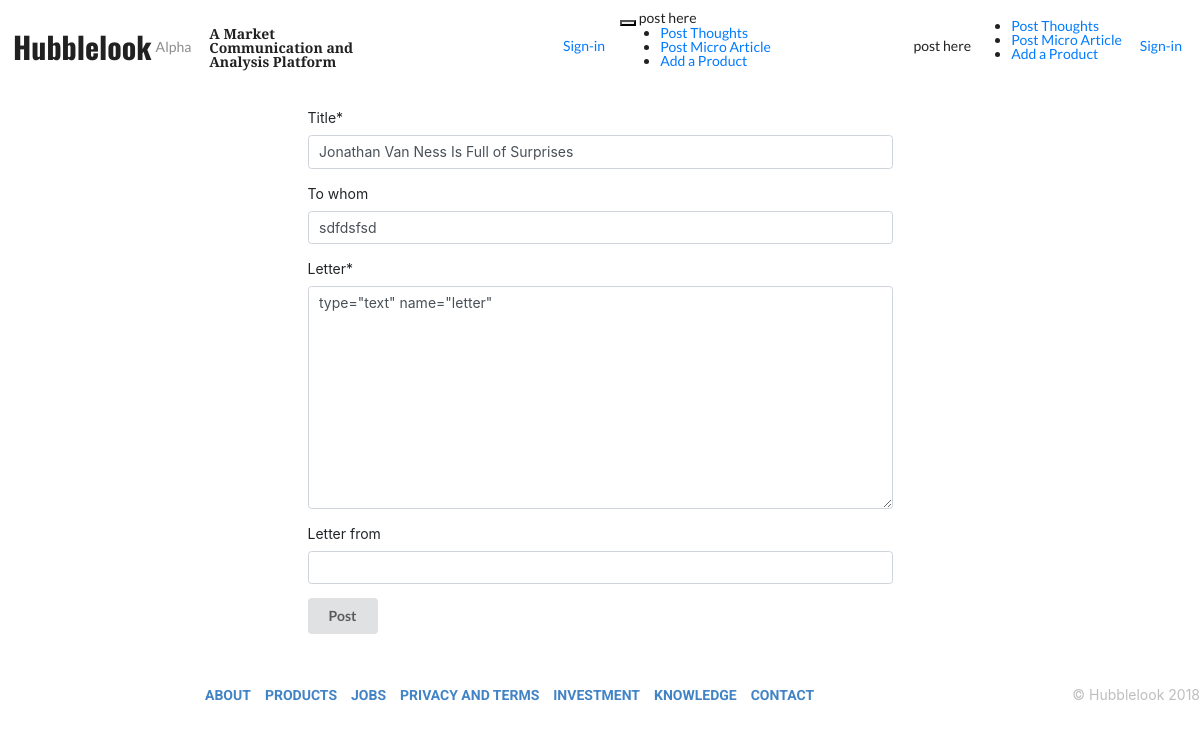
The page /profile/official_letter/update/2 on the database its author committed.
### profiles/models.py (models this page shows, shortened)
class OfficalLetter(models.Model):
	title = models.CharField(max_length=1000, null=False, blank=False)
	slug = models.SlugField(max_length=1000, null=True, blank=True)
	to_whom = models.CharField(max_length=300, null=True, blank=True)
	letter = RichTextField()
	pub_time = models.DateTimeField('Publish time', auto_now=True)
	letter_from = models.CharField(max_length=500, null=True, blank=True)
	class Meta:
		ordering = ['-pub_time']

### profiles/views.py (the view)
# urls.py: path('official_letter/update/<int:pk>', Offical_Letter_Update_View.as_view(), name='offical-letter-update-view'),
class Offical_Letter_Update_View(UpdateView):         # official letter update view
    model = OfficalLetter
    form_class = Official_Letter_Form
    template_name = 'official-letter-form.html'
    success_url = "/offical-letter-view/"

### profiles/forms.py
class Official_Letter_Form(forms.ModelForm):
	class Meta:
		model = OfficalLetter
		fields = ['title', 'to_whom', 'letter', 'letter_from' ]

### profiles/templates/official-letter-form.html (shortened to what this page needs)
{% extends 'base.html' %}
{% load crispy_forms_tags %}
{% block body %}
	{% load crispy_forms_tags %}
	{% include 'sinppet/nav-bar.html' %}
	<div class="main-container">
		<div class="row">
			<div class="col-3"> </div>
			<div class="col-6">
				<form method="post" action="">
		            {{ form|crispy }}
					<input class="ui button" type="submit" value="Post" />
				</form>
			</div>
			<div class="col-3"></div>
		</div>
	</div>
	{% include 'sinppet/footer.html' %}
{% endblock %}

### rows shown on the page
OfficalLetter: title "Jonathan Van Ness Is Full of Surprises", to_whom "sdfdsfsd", letter "type=\"text\" name=\"letter\""
